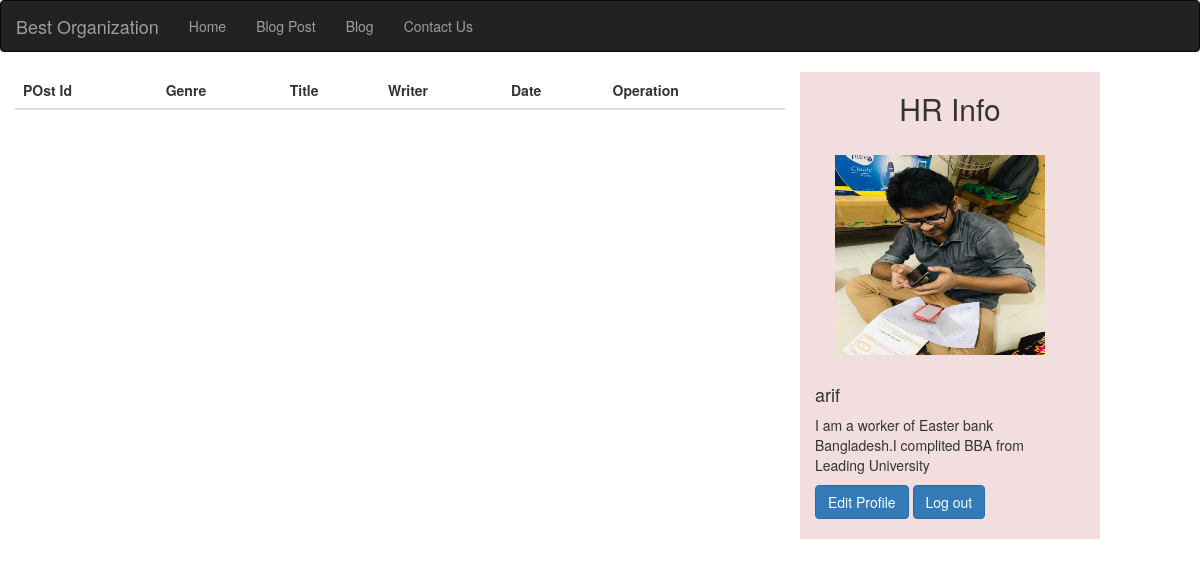
The app's page /HR/HR.php (signed in) with its own data.
### tables this page shows
CREATE TABLE `sign_up` (
  `User_id` int(11) NOT NULL,
  `User_name` varchar(11) NOT NULL,
  `User_email` varchar(255) NOT NULL,
  `User_password` varchar(255) NOT NULL,
  `Rule` text NOT NULL,
  `User_information` text DEFAULT NULL,
  `Current_organization_name` text DEFAULT NULL,
  `user_designation` text NOT NULL,
  `Previous_organization_name` text DEFAULT NULL,
  `working_period` text NOT NULL,
  `User_image` text DEFAULT NULL
);

### HR/HR.php (the view, shortened to what this page needs)
<?php
if(!empty($_SESSION['email'])){
include("../database/connection.php");
$id=$_SESSION["User_id"];
$query="SELECT * FROM sign_up WHERE User_id =$id";
$runQuery=mysqli_query($connection,$query);
$data=mysqli_fetch_assoc($runQuery);
?>
<!DOCTYPE html>
<html lang="en">
<head>
  <link rel="stylesheet" href="https://maxcdn.bootstrapcdn.com/bootstrap/3.4.1/css/bootstrap.min.css">
  <link rel="stylesheet" href="https://maxcdn.bootstrapcdn.com/bootstrap/3.3.7/css/bootstrap.min.css">
  <link rel="stylesheet" href="HR.css">
</head>
<body>
  <nav class="navbar navbar-inverse">
    <div class="container-fluid">
      <div class="navbar-header">
        <a class="navbar-brand" href="../index.php">Best Organization</a>
      </div>
      <ul class="nav navbar-nav">
        <li ><a href="../index.php">Home</a></li>
        <li><a href="../textEditor/post.html">Blog Post</a></li>
        <li><a href="../blog.html">Blog</a></li>
        <li><a href=""data-toggle="modal" data-target="#contactUs-Modal">Contact Us</a></li>
      </ul>
    </div>
  </nav>
  <div class="container-fluid">
    <div class="row">
      <div class="col-md-8">
        <table class="table table-hover">
        <thead>
          <tr><th>POst Id</th>
            <th>Genre</th>
            <th>Title</th>
            <th>  Writer</th>
            <th>Date</th>
            <th>  Operation</th>
          </tr>
        </thead>
      </table>
    </div>
     <div class="col-md-3 user-profile bg-danger">
<h2 class="text-center">HR Info</h2>
  <div class="card" style="width:250px">
    <div style="padding:20px">
  <img class="card-img-top img-fluid" src="../database/<?php echo $data['User_image'] ;?>" alt="Card image" style="width:100%;height:200px">
  </div>
    <div class="card-body">
      <h4 class="card-title"><?php echo $data['User_name'] ;?></h4>
      <p class="card-text"><?php echo $data['User_information'] ;?> </p>
      <div class="card-footer">
      <a  style=" margin-bottom: 20px; " href="#" class="btn btn-primary p-3"data-toggle="modal" data-target="#myModal">Edit Profile</a>
      <a style=" margin-bottom: 20px; " href="../database/logout.php" class="btn btn-primary justify-content-right pb-3">Log out</a>
    </div>
    </div>
  </div>
</div>
      </div>
  </div>
</body>
</html>
<?php
} ?>

### records on screen
sign_up: User_image (picture), User_name "arif", User_information "I am a worker of Easter bank Bangladesh.I complited BBA from Leading University"
